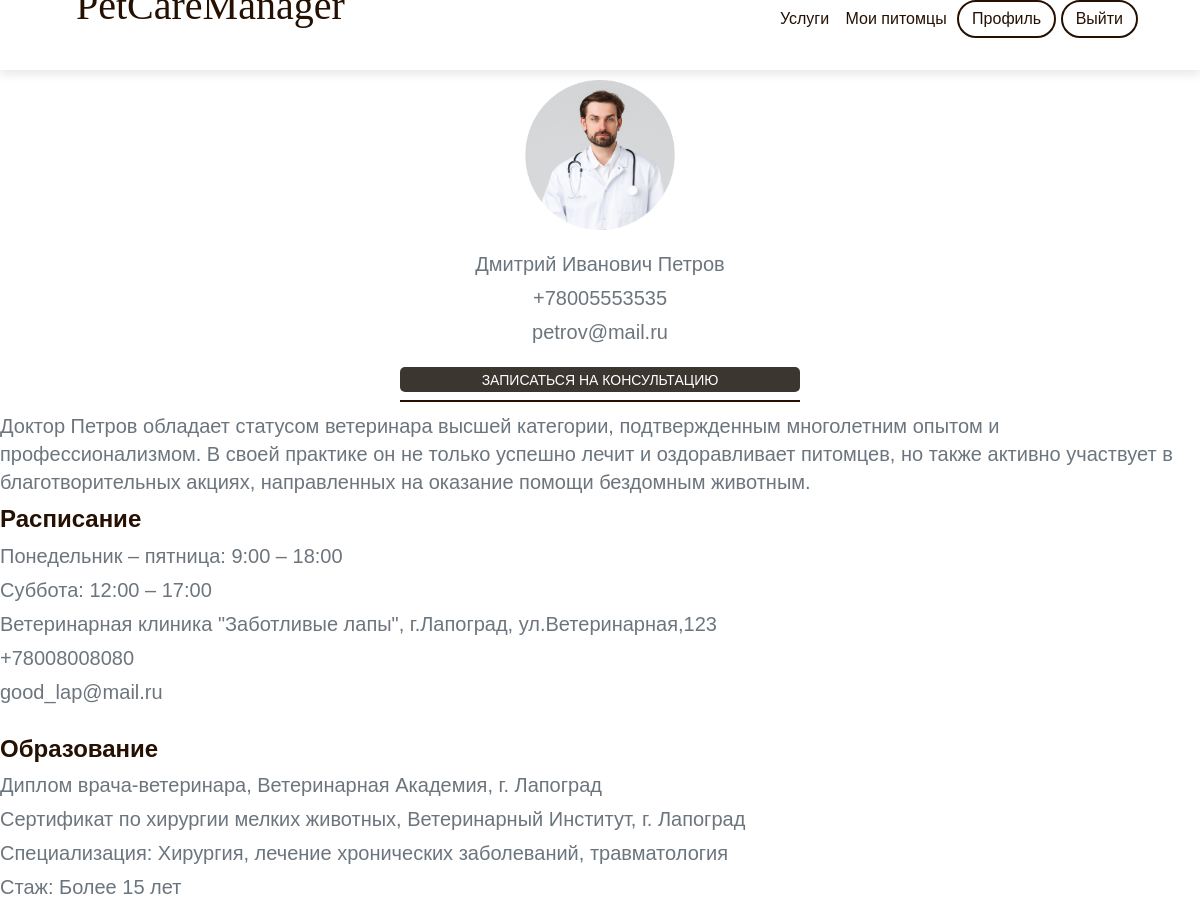
The page /services/1 (signed in) on the database its author committed.
### models.py (models this page shows)
class Vets(UserMixin, db.Model):
    id = db.Column(db.Integer, primary_key=True)
    name = db.Column(db.String(1000), nullable=False)
    phone = db.Column(db.String(12), nullable=False)
    email = db.Column(db.String(100), unique=True, nullable=False)
    description = db.Column(db.String(1000), nullable=False)
    timetable = db.Column(db.String(1000), nullable=False)
    adress = db.Column(db.String(1000), nullable=False)
    vet_phone = db.Column(db.String(1000), nullable=False)
    vet_mail = db.Column(db.String(1000), nullable=False)
    education = db.Column(db.String(1000), nullable=False)
    awards = db.Column(db.String(1000), nullable=False)
    specialisation = db.Column(db.String(1000), nullable=False)
    experience = db.Column(db.String(1000), nullable=False)
    rating = db.Column(db.Integer, nullable=True, default=5)
    tag = db.Column(db.String(50), nullable=True)

### main.py (the view)
@main.route('/services/<int:id>', methods=['GET', 'POST'])
@login_required
def vet_info(id):
    vet = Vets.query.filter_by(id=id).first()
    pets = Pets.query.filter_by(user_id=current_user.id)
    return render_template('vet_info.html', data=vet, pets=pets, pic=f'/static/images/pets/{vet.id}.png')

### __init__.py (called while the page is built)
def create_app() -> Flask:
    app = Flask(__name__)
    app.config['SECRET_KEY'] = 'secret-key-goes-here'
    app.config['SQLALCHEMY_DATABASE_URI'] = 'sqlite:///db.sqlite'
    app.config['SQLALCHEMY_TRACK_MODIFICATIONS'] = False
    app.config['UPLOAD_FOLDER_PETS'] = UPLOAD_FOLDER_PETS
    app.config['UPLOAD_FOLDER_VETS'] = UPLOAD_FOLDER_VETS
    db.init_app(app)
    login_manager = LoginManager()
    login_manager.login_view = 'auth.login'
    login_manager.init_app(app)
    with app.app_context():
        db.create_all()
    from .auth import auth as auth_blueprint
    app.register_blueprint(auth_blueprint)
    from .main import main as main_blueprint
    app.register_blueprint(main_blueprint)
    from .models import User
    @login_manager.user_loader
    def load_user(user_id):
        return User.query.get(int(user_id))
    return app

### templates/vet_info.html
{% extends "new_base.html" %}
{% block content %}
    <div class="vet-info-list" style="display: flex;
	flex-direction: column;
	justify-content: center;
	align-items: center;
	flex-wrap: wrap;">
        <div style="border-bottom: 2px solid #251002; display: flex;
            flex-direction: column;
            justify-content: center;
            align-items: center;
            flex-wrap: wrap;">
            <div class="image-post" style="margin-bottom: 10px; margin-top: 10px;">
                <img src="/static/images/vets/{{data.id}}.png" width=150 height=150>
            </div>
            <p style="font-size: 20px; margin-top: 10px; color: #6c757d;">{{data.name}}</p>
            <p style="font-size: 20px; margin-top: -10px; color: #6c757d;">{{data.phone}}</p>
            <p style="font-size: 20px; margin-top: -10px; color: #6c757d;">{{data.email}}</p>
            <div>
                <a href="/make_consultation/{{data.id}}" class="a-profile">
                    <button class="button-profile">Записаться на консультацию
                    </button>
                </a>
            </div>
        </div>
        <div style="display: flex;
            flex-direction: column;
            justify-content: flex-start;
            align-items: flex-start;
            flex-wrap: wrap;">
            <p style="font-size: 20px; margin-top: 10px; color: #6c757d;">{{data.description}}</p>
            <p style="font-size: 24px; margin-top: -10px; color: #251002; font-weight: bold;">Расписание</p>
            <p style="font-size: 20px; margin-top: -10px; color: #6c757d;">Понедельник – пятница: 9:00 – 18:00</p>
            <p style="font-size: 20px; margin-top: -10px; color: #6c757d;">Суббота: 12:00 – 17:00</p>
            <p style="font-size: 20px; margin-top: -10px; color: #6c757d;">{{data.adress}}</p>
            <p style="font-size: 20px; margin-top: -10px; color: #6c757d;">{{data.vet_phone}}</p>
            <p style="font-size: 20px; margin-top: -10px; color: #6c757d;">{{data.vet_mail}}</p>
            <p style="font-size: 24px; margin-top: 10px; color: #251002; font-weight: bold;">Образование</p>
            <p style="font-size: 20px; margin-top: -10px; color: #6c757d;">{{data.education}}</p>
            <p style="font-size: 20px; margin-top: -10px; color: #6c757d;">{{data.awards}}</p>
            <p style="font-size: 20px; margin-top: -10px; color: #6c757d;">Специализация: {{data.specialisation}}</p>
            <p style="font-size: 20px; margin-top: -10px; color: #6c757d;">Стаж: {{data.experience}}</p>
        </div>
    </div>
{% endblock %}

### templates/new_base.html (shortened to what this page needs)
<!DOCTYPE html>
<html lang="ru">
<head>
	<link rel="stylesheet" href="libs/bootstrap-reboot.min.css">
	<link rel="stylesheet" href="libs/bootstrap-grid.min.css">
	<link href="https://fonts.cdnfonts.com/css/hey-charlie" rel="stylesheet">
	<link href="https://fonts.cdnfonts.com/css/dm-sans" rel="stylesheet">
</head>
<body style="background-color: #FFFFFF">
   <header>
	<nav class="navbar">
      <div class="container">
        <ul class="navbar-brand">
			<li><a href="{{ url_for('main.index') }}">PetCareManager</a></li>
		</ul>
		<ul class="navbar-menu">
			{% if current_user.is_authenticated %}
			<li><a href="{{ url_for('main.services') }}">Услуги</a></li>
			<li><a href="{{ url_for('main.own_pets') }}">Мои питомцы</a></li>
			<li style="border: 2px solid #251002;
			border-radius: 20px;"
			onmouseover="this.style.backgroundColor='#251002';"
			onmouseout="this.style.backgroundColor='#FFFFFF';"><a
									 style="margin-left: 7px; margin-right: 7px;"
									 onmouseover="this.style.color='#FFFFFF';"
									 onmouseout="this.style.color='#251002';"
									 href="{{ url_for('main.profile') }}">Профиль</a></li>
			{% endif %}
			{% if current_user.is_authenticated %}
			<li style="border: 2px solid #251002;
			border-radius: 20px;"
			onmouseover="this.style.backgroundColor='#251002';"
			onmouseout="this.style.backgroundColor='#FFFFFF';"><a
									 style="margin-left: 7px; margin-right: 7px;"
									 onmouseover="this.style.color='#FFFFFF';"
									 onmouseout="this.style.color='#251002';"
									 href="{{ url_for('auth.logout') }}">Выйти</a></li>
			{% endif %}
		</ul>
      </div>
    </nav>
   </header>
   <main>
	   {% block content %}
	   {% endblock %}
   </main>
</body>
</html>

### templates/new_base.html (style rules this page uses)
body { position: relative; font-weight: 300; font-family: "DM Sans", sans-serif; font-style: normal; font-size: 16px; line-height: 1.4; color: #000; min-width: 320px; overflow-x: hidden; height: auto; }
.navbar { width: 100%; height: 70px; box-shadow: 0 4px 10px rgba(0, 0, 0, .1); }
.navbar .container { height: inherit; display: flex; justify-content: space-between; text-align: center; }
.navbar-menu { list-style-type: none; padding-left: 0; margin-bottom: 0; margin-right: 20px; }
.navbar-menu li { display: inline-block; }
.navbar-menu li a { display: inline-block; color: #251002; text-decoration: none; padding: 6px; transition: all .07s ease-in-out; }
.navbar-brand { list-style-type: none; padding-left: 0; margin-bottom: 0; }
.navbar-brand li { display: inline-block; }
.navbar-brand li a { display: inline-block; font-family: "Hey Charlie"; font-size: 40px; font-style: normal; font-weight: 400; line-height: normal; color: #251002; text-decoration: none; padding: 14px; margin-top: -10%; margin-left: 20px; }
.image-post { display: flex; flex-direction: row; justify-content: center; align-items: center; flex-wrap: wrap; border-radius: 7px; }
.button-profile { text-decoration: none; margin: 0 auto; display: block; margin-top: 5px; margin-bottom: 8px; padding: 0 12px; background: #3C3630; color: white; text-transform: uppercase; font-size: 14px; line-height: 22px; transition: .07s ease-in; border-radius: 5px; border: 0; text-align: center; width: 400px; height: 25px; }
img { border-radius: 5px; }
.a-profile { text-decoration: none; }

### rows shown on the page
Vets: name "Дмитрий Иванович Петров", phone "+78005553535", email "petrov@mail.ru", description "Доктор Петров обладает статусом ветеринара высшей категории, подтвержденным многолетним опытом и профессионализмом. В своей практике он не только успешно лечит и оздоравливает питомцев, но также активно участвует в благотворительных акциях, направленных на оказание помощи бездомным животным.", adress "Ветеринарная клиника \"Заботливые лапы\", г.Лапоград, ул.Ветеринарная,123", vet_phone "+78008008080", vet_mail "good_lap@mail.ru", education "Диплом врача-ветеринара, Ветеринарная Академия, г. Лапоград", awards "Сертификат по хирургии мелких животных, Ветеринарный Институт, г. Лапоград", specialisation "Хирургия, лечение хронических заболеваний, травматология", experience "Более 15 лет"
